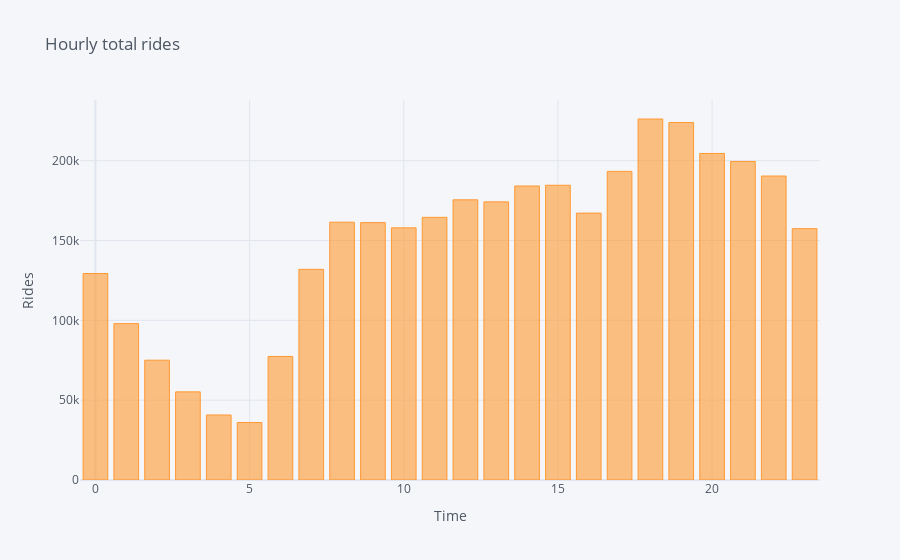

Notebook cell for this chart:
### Code cell
%%time
#Hour-wise
df_hourly_cal = df['total_amount']
df_hourly = df_hourly_cal.groupby(df['tpep_pickup_datetime'].dt.hour).count().compute().iplot(kind = 'bar',title="Hourly total rides",
    xaxis_title="Time",
    yaxis_title="Rides")

### Figure 1 — Plotly figure (JSON) as saved in the notebook; plotly's stock layout.template omitted (floating-point values rounded to 4 significant figures)
{"data": [{"marker": {"color": "rgba(255, 153, 51, 0.6)", "line": {"color": "rgba(255, 153, 51, 1.0)", "width": 1}}, "name": "total_amount", "orientation": "v", "text": "", "type": "bar", "x": [0, 1, 2, 3, 4, 5, 6, 7, 8, 9, 10, 11, 12, 13, 14, 15, 16, 17, 18, 19, 20, 21, 22, 23], "y": [129321, 97943, 75033, 55201, 40723, 35998, 77379, 131941, 161468, 161220, 157935, 164524, 175481, 174207, 184149, 184608, 167161, 193303, 226110, 223918, 204526, 199519, 190390, 157437]}], "layout": {"legend": {"bgcolor": "#F5F6F9", "font": {"color": "#4D5663"}}, "paper_bgcolor": "#F5F6F9", "plot_bgcolor": "#F5F6F9", "title": {"font": {"color": "#4D5663"}, "text": "Hourly total rides"}, "xaxis": {"gridcolor": "#E1E5ED", "showgrid": true, "tickfont": {"color": "#4D5663"}, "title": {"font": {"color": "#4D5663"}, "text": "Time"}, "zerolinecolor": "#E1E5ED"}, "yaxis": {"gridcolor": "#E1E5ED", "showgrid": true, "tickfont": {"color": "#4D5663"}, "title": {"font": {"color": "#4D5663"}, "text": "Rides"}, "zerolinecolor": "#E1E5ED"}}}
